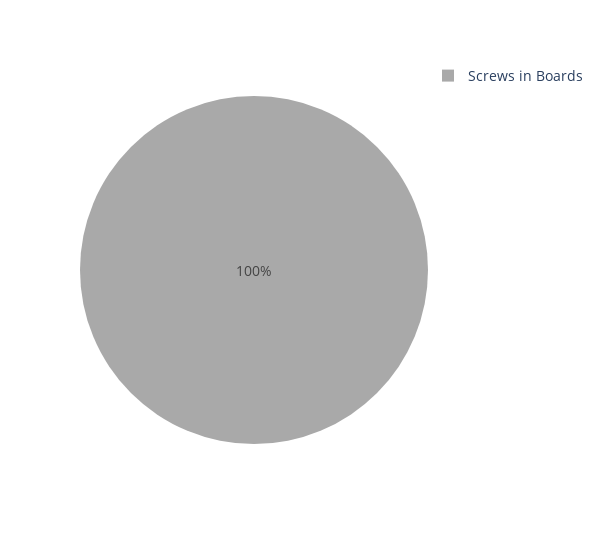
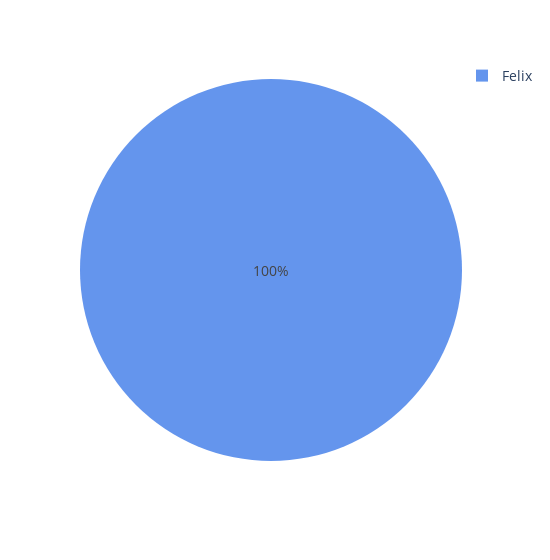
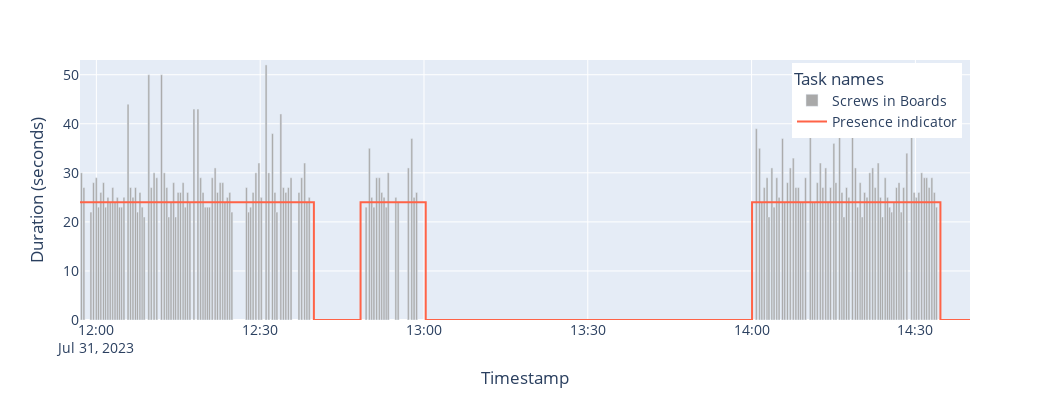
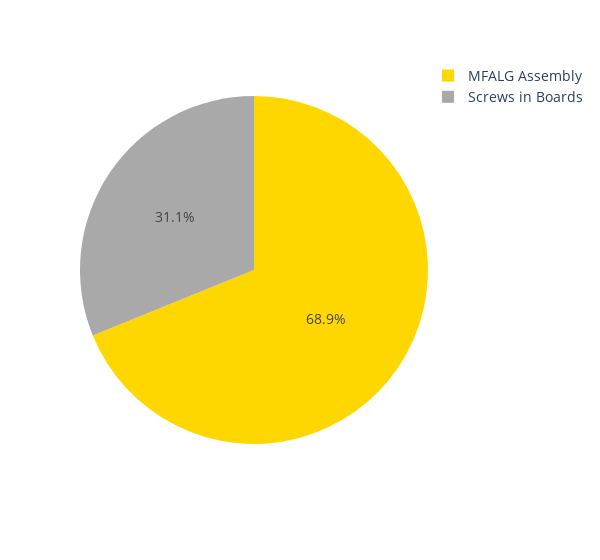

The cell these charts' notebook holds for them, in order:
### Markdown cell above
This section will now gather a range of days and present the corresponding graphs

### Code cell
start_date = '31/07/2023'
end_date = '27/09/2023'

start_date = pd.to_datetime(start_date, format='%d/%m/%Y')
end_date = pd.to_datetime(end_date, format='%d/%m/%Y')

# Create a date range
date_range = pd.date_range(start=start_date, end=end_date)

dfs = []
df_all = pd.DataFrame()

def all_plots(date_year,df,df_distance):
    
    sum_by_task, sum_emp_dt = plot_pie(df)
    plot_bar(date_year,df,df_distance)
    #plot_line(date_year, df)

    return sum_by_task, sum_emp_dt

def plots_all_dates(date_range):
    total_time_near = 0
    total_time_used = 0
    
    for date in date_range:

        day = str(date.day).zfill(2)
        month = str(date.month).zfill(2)
        date_ = day + "_" + month
        print(date_)
        date_year = "2023-" + month + "-" + day

        df = process_file(date_)
        df_dist = process_file_distance(date_)

        if df.empty:
            print("No data in that date")
            continue
                
        if df_dist.empty:
            print("No distance data in that date")
            continue

        df1 = remove_outliers(df, alpha = 0.5)

        df_distance = update_df_distance(df1,df_dist)

        _, sum_emp_dt = all_plots(date_year,df1,df_distance)

        _,time_near_ = fun_time_near(df_distance)

        print(f"Time person was near: {time_near_}")
        time_near_seconds = time_near_.total_seconds()

        
        print(f"Time person was using node: {sum_emp_dt}")
        time_used_seconds = sum_emp_dt.total_seconds()

    
      
        perc_usage = time_used_seconds/time_near_seconds*100
        
        print(f"Percentage of node usage per day: {round(perc_usage,0)} ")
        print()

        print()
        print()
        print()

        dfs.append(df1)

    #perc_total = total_time_used/total_time_near*100
    #print(f"Percentage of total node usage: {round(perc_total,0)} ")


    return dfs


# Prints plot for each date
dfs = plots_all_dates(date_range)
df_all = pd.concat(dfs, ignore_index=True)

# Prits plot for all dates together
_, _ = all_plots(date_year,df_all,df_distance)

### Figure 1 — Plotly figure (JSON) as saved in the notebook; plotly's stock layout.template omitted (floating-point values rounded to 4 significant figures)
{"data": [{"customdata": [["Screws in Boards"]], "domain": {"x": [0, 1], "y": [0, 1]}, "hovertemplate": "task_name=%{customdata[0]}<br>sec=%{value}<extra></extra>", "labels": ["Screws in Boards"], "legendgroup": "", "marker": {"colors": ["darkgray"]}, "name": "", "showlegend": true, "type": "pie", "values": [12168]}], "layout": {"font": {"size": 14}, "legend": {"tracegroupgap": 0, "x": 1, "xanchor": "left", "y": 1, "yanchor": "top"}, "margin": {"t": 60}, "width": 600}}

### Figure 2 — Plotly figure (JSON) as saved in the notebook; plotly's stock layout.template omitted (floating-point values rounded to 4 significant figures)
{"data": [{"customdata": [["Felix"]], "domain": {"x": [0, 1], "y": [0, 1]}, "hovertemplate": "emp_name=%{customdata[0]}<br>sec=%{value}<extra></extra>", "labels": ["Felix"], "legendgroup": "", "marker": {"colors": ["cornflowerblue"]}, "name": "", "showlegend": true, "type": "pie", "values": [12168]}], "layout": {"font": {"size": 14}, "legend": {"tracegroupgap": 0, "x": 1, "xanchor": "left", "y": 1, "yanchor": "top"}, "margin": {"t": 60}, "width": 550}}

### Figure 3 — Plotly figure (JSON) as saved in the notebook; plotly's stock layout.template omitted (floating-point values rounded to 4 significant figures; data arrays with more than 128 entries replaced by an {"elided": "..."} marker saying what was removed)
{"data": [{"alignmentgroup": "True", "hovertemplate": "Task names=Screws in Boards<br>Timestamp=%{x}<br>Duration (seconds)=%{y}<extra></extra>", "legendgroup": "Screws in Boards", "marker": {"color": "darkgray", "pattern": {"shape": ""}}, "name": "Screws in Boards", "offsetgroup": "Screws in Boards", "orientation": "v", "showlegend": true, "textposition": "auto", "type": "bar", "width": 21000, "x": {"elided": "449 str values"}, "xaxis": "x", "y": {"elided": "449 int values"}, "yaxis": "y"}, {"line": {"color": "tomato", "shape": "hv"}, "name": "Presence indicator", "type": "scatter", "x": {"elided": "845 str values"}, "y": {"elided": "845 int values"}}], "layout": {"bargap": 0, "barmode": "relative", "font": {"size": 14}, "height": 400, "legend": {"title": {"text": "Task names"}, "tracegroupgap": 0, "x": 0.8, "xanchor": "left", "y": 0.99, "yanchor": "top"}, "margin": {"t": 60}, "width": 1050, "xaxis": {"anchor": "y", "domain": [0, 1], "range": ["2023-07-31 11:57:00", "2023-07-31 14:40:00"], "showgrid": true, "title": {"text": "Timestamp"}}, "yaxis": {"anchor": "x", "domain": [0, 1], "range": [0, 53], "title": {"text": "Duration (seconds)"}}}}

### Figure 4 — Plotly figure (JSON) as saved in the notebook; plotly's stock layout.template omitted (floating-point values rounded to 4 significant figures)
{"data": [{"customdata": [["MFALG Assembly"], ["Screws in Boards"]], "domain": {"x": [0, 1], "y": [0, 1]}, "hovertemplate": "task_name=%{customdata[0]}<br>sec=%{value}<extra></extra>", "labels": ["MFALG Assembly", "Screws in Boards"], "legendgroup": "", "marker": {"colors": ["gold", "darkgray"]}, "name": "", "showlegend": true, "type": "pie", "values": [5290, 2392]}], "layout": {"font": {"size": 14}, "legend": {"tracegroupgap": 0, "x": 1, "xanchor": "left", "y": 1, "yanchor": "top"}, "margin": {"t": 60}, "width": 600}}
